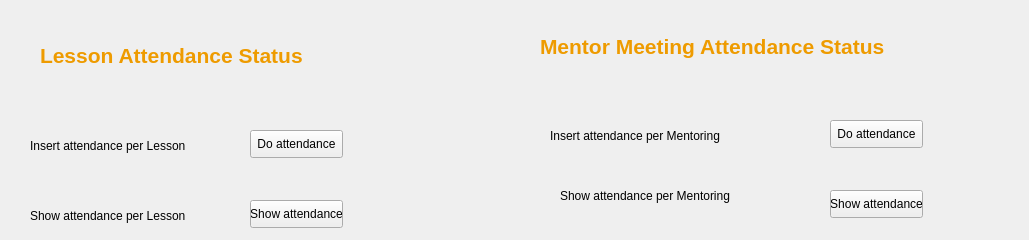
    <widget class="QWidget" name="teacher_attendance">
     <attribute name="title">
      <string>Attendance Status</string>
     </attribute>
     <widget class="QLabel" name="label_lesson_status">
      <property name="geometry">
       <rect>
        <x>40</x>
        <y>30</y>
        <width>400</width>
        <height>50</height>
       </rect>
      </property>
      <property name="minimumSize">
       <size>
        <width>400</width>
        <height>50</height>
       </size>
      </property>
      <property name="font">
       <font>
        <pointsize>16</pointsize>
        <weight>75</weight>
        <bold>true</bold>
       </font>
      </property>
      <property name="styleSheet">
       <string notr="true">color: rgb(238, 155, 0);</string>
      </property>
      <property name="text">
       <string>Lesson Attendance Status</string>
      </property>
     </widget>
     <widget class="QLabel" name="label_mentor_status">
      <property name="geometry">
       <rect>
        <x>540</x>
        <y>21</y>
        <width>480</width>
        <height>50</height>
       </rect>
      </property>
      <property name="minimumSize">
       <size>
        <width>480</width>
        <height>50</height>
       </size>
      </property>
      <property name="maximumSize">
       <size>
        <width>480</width>
        <height>16777215</height>
       </size>
      </property>
      <property name="font">
       <font>
        <pointsize>16</pointsize>
        <weight>75</weight>
        <bold>true</bold>
       </font>
      </property>
      <property name="styleSheet">
       <string notr="true">color: rgb(238, 155, 0);</string>
      </property>
      <property name="text">
       <string>Mentor Meeting Attendance Status</string>
      </property>
     </widget>
     <widget class="QPushButton" name="lesson_att_insert">
      <property name="geometry">
       <rect>
        <x>250</x>
        <y>130</y>
        <width>93</width>
        <height>28</height>
       </rect>
      </property>
      <property name="text">
       <string>Do attendance</string>
      </property>
     </widget>
     <widget class="QPushButton" name="lesson_att_show">
      <property name="geometry">
       <rect>
        <x>250</x>
        <y>200</y>
        <width>93</width>
        <height>28</height>
       </rect>
      </property>
      <property name="text">
       <string>Show attendance</string>
      </property>
     </widget>
     <widget class="QPushButton" name="mentor_att_insert">
      <property name="geometry">
       <rect>
        <x>830</x>
        <y>120</y>
        <width>93</width>
        <height>28</height>
       </rect>
      </property>
      <property name="text">
       <string>Do attendance</string>
      </property>
     </widget>
     <widget class="QPushButton" name="mentor_att_show">
      <property name="geometry">
       <rect>
        <x>830</x>
        <y>190</y>
        <width>93</width>
        <height>28</height>
       </rect>
      </property>
      <property name="text">
       <string>Show attendance</string>
      </property>
     </widget>
     <widget class="QLabel" name="label_2">
      <property name="geometry">
       <rect>
        <x>30</x>
        <y>130</y>
        <width>201</width>
        <height>31</height>
       </rect>
      </property>
      <property name="text">
       <string>Insert attendance per Lesson</string>
      </property>
     </widget>
     <widget class="QLabel" name="label_3">
      <property name="geometry">
       <rect>
        <x>30</x>
        <y>200</y>
        <width>171</width>
        <height>31</height>
       </rect>
      </property>
      <property name="text">
       <string>Show attendance per Lesson</string>
      </property>
     </widget>
     <widget class="QLabel" name="label_4">
      <property name="geometry">
       <rect>
        <x>550</x>
        <y>120</y>
        <width>201</width>
        <height>31</height>
       </rect>
      </property>
      <property name="text">
       <string>Insert attendance per Mentoring</string>
      </property>
     </widget>
     <widget class="QLabel" name="label_5">
      <property name="geometry">
       <rect>
        <x>560</x>
        <y>180</y>
        <width>171</width>
        <height>31</height>
       </rect>
      </property>
      <property name="text">
       <string>Show attendance per Mentoring</string>
      </property>
     </widget>
    </widget>
